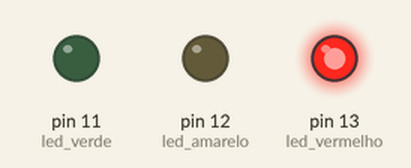
This sketch was run on a simulated Arduino Uno, built with avr-gcc and run on an emulated ATmega328P. Shown: output pins drawn as LEDs (lit = HIGH).

Above: at 5.0 s.
At 12.5 s:
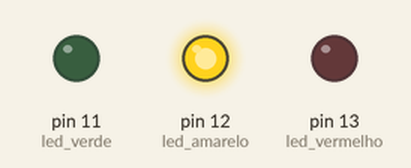
At 25.0 s:
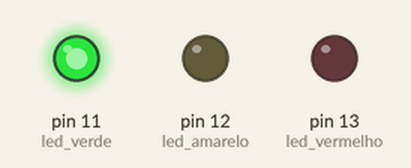
Timing chart, 0 to 45.5 s (numbered marks = the images above):
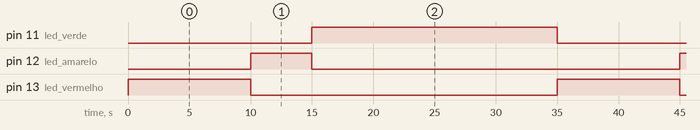

The sketch:

projeto_3_semaforo_simples.ino
```cpp
/*
 * PROJETO 3: Semáforo simples
 *
 */

// <!--- Definindo os pinos dos LEDs!>
int led_vermelho = 13;
int led_amarelo = 12;
int led_verde = 11;

void setup()

// <!--- Configurando os LEDs como saída>
{
  pinMode(led_vermelho,OUTPUT);
  pinMode(led_amarelo,OUTPUT);
  pinMode(led_verde,OUTPUT);
}

void loop()
{
  digitalWrite(led_vermelho,HIGH);
  delay(10000); // 10 segundos
  digitalWrite(led_vermelho,LOW);

  digitalWrite(led_amarelo,HIGH);
  delay(5000); // 5 segundos
  digitalWrite(led_amarelo,LOW);

  digitalWrite(led_verde,HIGH);
  delay(20000); // 20 segundos
  digitalWrite(led_verde,LOW);
}
```

Measured:
- by itself, pin 11 (led_verde): alternates HIGH for 20.0 s and LOW for 15.0 s
- by itself, pin 12 (led_amarelo): alternates HIGH for 5.0 s and LOW for 30.0 s
- by itself, pin 13 (led_vermelho): alternates HIGH for 10.0 s and LOW for 25.0 s
